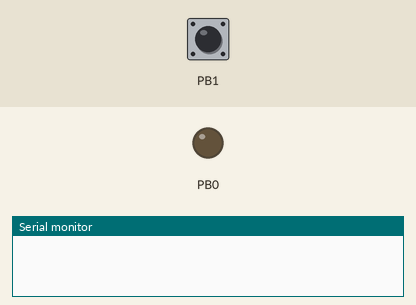
A program run on a simulated ATmega8, built with avr-gcc and emulated at 1 MHz. On the bench: output pins drawn as LEDs (lit = HIGH), the last lines printed to the serial monitor. The inputs (shaded band) are chosen by the test bench; at power-on: PB1 HIGH.

Above: at 1.2 s.
1.3 s: PB1 pulled LOW for 0.15 s
At 2.5 s:
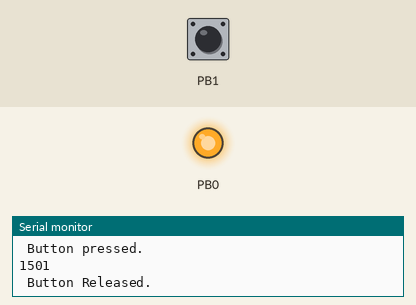
2.9 s: PB1 pulled LOW for 1 s
At 3.5 s:
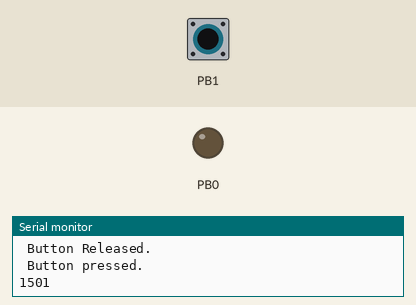
5.4 s: PB1 pulled LOW for 3.2 s
At 6.6 s:
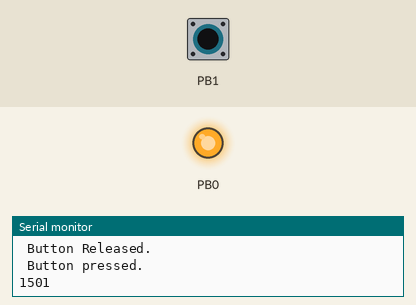
Timing chart, 0 to 8.4 s (numbered marks = the images above; inputs shaded):
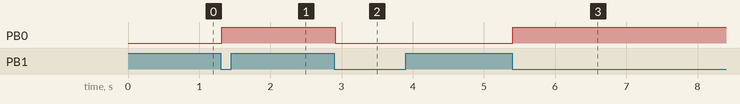

The program:

main.cpp
```cpp
/*
 * Atmega8Test.cpp
 *
 * Created: 3/9/2018 10:37:11 PM
 * Author : Serge
 */
# define F_CPU 1000000UL

#include <avr/io.h>
#include <stdlib.h>
#include <util/delay.h>
#include "LedDriver.h"
#include "Pins.h"
#include "SerialCommunication.h"

//TODO: extract button driver with lambda as action, upd no need, pass ports by address

class led
{
	public:
	// Use convenient class-specific typedefs.
	typedef uint8_t port_type;
	typedef uint8_t bval_type;
	// The led class constructor.
	led(const port_type p,
	const bval_type b) : port(p),
	bval(b)
	{
		// Set the port pin value to low.
		*reinterpret_cast<volatile bval_type*>(port) &= static_cast<bval_type>(~bval);
		// Set the port pin direction to output.
		// Note that the address of the port direction
		// register is one less than the address
		// of the port value register.
		const port_type pdir = port - 1U;
		*reinterpret_cast<volatile bval_type*>(pdir) |= bval;
	}
	void toggle() const
	{
		// Toggle the LED via direct memory access.
		*reinterpret_cast<volatile bval_type*>(port)
		^= bval;
	}
	private:
	// Private member variables of the class.
	const port_type port;
	const bval_type bval;
};
namespace {
const led led_b5
{
	PORTB,
	5
};
}


int main(void)
{
	led_b5.toggle();

	LedDriver ledDriver(&PORTB, &DDRB);
	SerialCommunication serialPort;

	ledDriver.SetOutputPin(Pin0);

	serialPort.InitUart(9600);

	// extract below into button driver
	DDRB &= ~(1 << PINB1);
	PORTB |= (1<< PINB1);

	int isButtonPressed = 0;
	int buttonPressedSampling = 0;
	int buttonReleasedSampling = 0;

    while (1)
    {
		if(bit_is_clear(PINB,PINB1))
		{
			buttonPressedSampling++;

			if(buttonPressedSampling > 1500)
			{
				if(isButtonPressed==0)
				{
					ledDriver.TogglePin(Pin0);
					isButtonPressed = 1;

					char buff[10];

					itoa(buttonPressedSampling,buff,10);

					serialPort.SendString("\r\n Button pressed. \r\n");
					serialPort.SendString(buff);
				}

				buttonPressedSampling = 0;
			}
		}
		else
		{
			buttonReleasedSampling ++;

			if (buttonReleasedSampling > 1500)
			{
				if(isButtonPressed)
				{
					isButtonPressed = 0;
					serialPort.SendString("\r\n Button Released. \r\n");
				}
			}

		}
    }
}
```

SerialCommunication.cpp
```cpp
/*
* SerialCommunication.cpp
*
* Created: 3/10/2018 11:22:15 PM
* Author: Serge
*/
#include <avr/io.h>
#include "SerialCommunication.h"

 void SerialCommunication::InitUart(unsigned int baudRate)
{
	// set for baud rate 5200
	// (F_CPU/16/5200) - 1 = 11
	unsigned int usartBaudRateRegisterValue= (1000000 / 16 / (baudRate / 2)) - 1;

	UBRRL =  (unsigned char) usartBaudRateRegisterValue;
	UBRRH = (unsigned char) (usartBaudRateRegisterValue >> 8);

	// using x2 speed, giving 0.2% error at 9600bps, yay!
	UCSRA = (1 << U2X);

	// universal control and status registers
	// REGISTeR B
	// 8 Data bits, receive and transmit enabled, receive complete interrupt enabled
	UCSRB = (( 1 << TXEN ) | (1<< RXEN) | (1 << RXCIE));

	// REGISTER C
	// Set the most used serial settings: asynchronous, no parity, 8 bit, 1 stop bit.
	// The ATmega8 uses an URSEL bit, which is not present on newer chips.
	UCSRC = (1 << URSEL) | (1 << UCSZ1) | ( 1 << UCSZ0); /* 8 data bits, 1 stop bit */
}

void SerialCommunication::SendChar( unsigned char data )
{
	// If UDRE is one, the buffer is empty, and therefore ready to be written
	/* Wait for empty transmit buffer */
	while ( !( UCSRA & (1<<UDRE)) )  // UDRE (USART Data Register Empty)
	;
	/* Put data into buffer, sends the data */
	UDR = data;
}

void SerialCommunication::SendString(const char * str)
{
	while(*str)
	{
		SendChar(*str);
		str++;
	}
}
```

SerialCommunication.h
```cpp
/*
* SerialCommunication.h
*
* Created: 3/10/2018 11:22:15 PM
* Author: Serge
*/


#ifndef __SERIALCOMMUNICATION_H__
#define __SERIALCOMMUNICATION_H__


class SerialCommunication
{

//functions
public:
	void InitUart(unsigned int);
	void SendChar( unsigned char data );
	void SendString(const char * str);

}; //SerialCommunication

#endif //__SERIALCOMMUNICATION_H__
```

Pins.h
```cpp
/*
 * Pins.h
 *
 * Created: 3/9/2018 11:53:43 PM
 *  Author: Serge
 */


#ifndef PINS_H_
#define PINS_H_

enum Pins
{
 Pin0 = 0,
 Pin1 = 1
};


#endif /* PINS_H_ */
```

LedDriver.cpp
```cpp
/*
* LedDriver.cpp
*
* Created: 3/9/2018 11:03:09 PM
* Author: Serge
*/


#include "LedDriver.h"
#include <avr/io.h>

void LedDriver::SetOutputPin(short pin)
{
	(*_ddRegister) |= (1 << pin);
	(*_port) &= ~(1 << pin);
}

void LedDriver::TogglePin(short pin)
{
	*_port ^= (1 << pin);
}

// default constructor
LedDriver::LedDriver(volatile uint8_t *port, volatile uint8_t * ddRegister)
{
	this->_port = port;
	this->_ddRegister = ddRegister;
}

// default destructor
LedDriver::~LedDriver()
{
} //~LedDriver
```

LedDriver.h
```cpp
/*
* LedDriver.h
*
* Created: 3/9/2018 11:03:09 PM
* Author: Serge
*/


#ifndef __LEDDRIVER_H__
#define __LEDDRIVER_H__

#include <avr/io.h>

class LedDriver
{
//variables
public:
protected:
private:
	volatile uint8_t* _port;
	volatile uint8_t* _ddRegister;

//functions
public:
	void SetOutputPin(short pin);
	void TogglePin(short pin);
	LedDriver(volatile uint8_t *port, volatile uint8_t *ddRegister);
	~LedDriver();
protected:
private:
	LedDriver( const LedDriver &c );
	LedDriver& operator=( const LedDriver &c );

}; //LedDriver

#endif //__LEDDRIVER_H__
```

Measured:
- after the input at 1.3 s, PB0: LOW → HIGH at once
- after the input at 2.9 s, PB0: HIGH → LOW at once
- after the input at 5.4 s, PB0: LOW → HIGH at once
